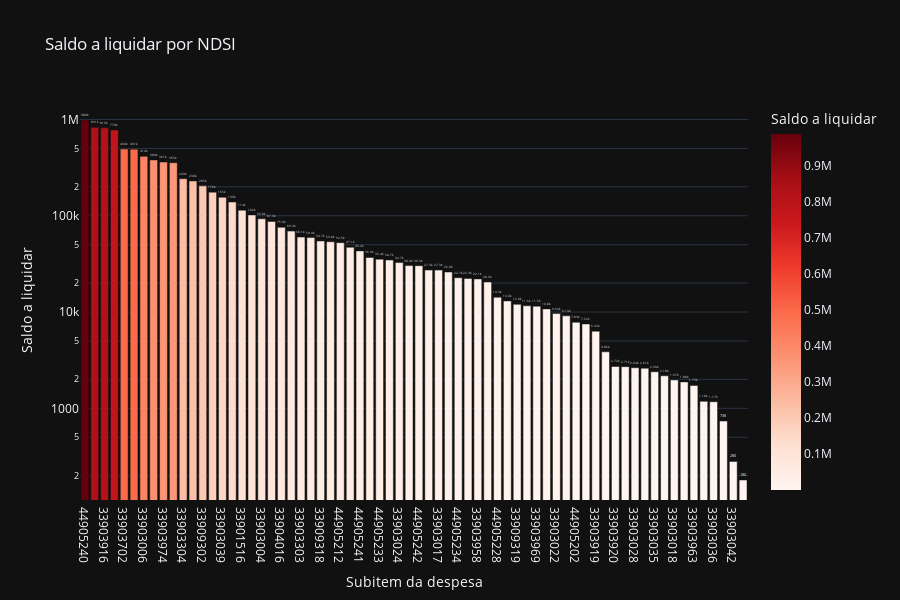

Notebook code for this chart:
### Code cell
# Saldo a liquidar por Subitem
cols = ['NDSI', 'A_LIQUIDAR']

df_aux = df.loc[:, cols].groupby('NDSI').sum().sort_values(by= 'A_LIQUIDAR', ascending=False).reset_index()
df_aux = df_aux[df_aux['A_LIQUIDAR'] > 0]
fig = px.bar(df_aux, 
             x='NDSI', 
             y='A_LIQUIDAR',
             title='Saldo a liquidar por NDSI',
             labels={'NDSI':'Subitem da despesa', 'A_LIQUIDAR':'Saldo a liquidar'},
             text_auto='.3s',
             height=600,
             log_y=True,
             color='A_LIQUIDAR',
             color_continuous_scale = 'reds',
             template='plotly_dark')
fig.update_traces(textposition = 'outside', cliponaxis = False, hovertemplate=None)
fig.update_layout(hovermode="x unified")

fig.show()

### Figure 1 — Plotly figure (JSON) as saved in the notebook; plotly's stock layout.template omitted (floating-point values rounded to 4 significant figures)
{"data": [{"alignmentgroup": "True", "cliponaxis": false, "legendgroup": "", "marker": {"color": [988100.0, 830700.0, 819200.0, 779200.0, 493700.0, 490800.0, 414000.0, 380300.0, 361300.0, 355400.0, 242570, 230000.0, 204500, 175920, 155500.0, 138800.0, 114246, 102000, 92990.0, 87320.0, 75890.0, 69270.0, 60060, 59359, 54720.0, 53760, 52550.0, 47100, 43170.0, 36900.0, 35432, 34697, 32660.0, 30360.0, 30312, 27300.0, 27270.0, 26040.0, 22740.0, 22334, 22090.0, 20498, 14260.0, 13050.0, 12020.0, 11610.0, 11500, 10783, 9642.0, 9131, 7829, 7524, 6324, 3861.0, 2720, 2706.0, 2640, 2609.0, 2395.0, 2179.0, 1971.0, 1881, 1726.0, 1182.0, 1170.0, 737.5, 280, 180], "coloraxis": "coloraxis", "pattern": {"shape": ""}}, "name": "", "offsetgroup": "", "orientation": "v", "showlegend": false, "textposition": "outside", "texttemplate": "%{y:.3s}", "type": "bar", "x": ["44905240", "33903943", "33903916", "33903309", "33903702", "33903301", "33903006", "33903947", "33903974", "33901514", "33903304", "33903007", "33909302", "33903983", "33903039", "33903917", "33901516", "33903302", "33903004", "33903950", "33904016", "33903025", "33903303", "33903914", "33909318", "44905238", "44905212", "33903023", "44905241", "33904012", "44905233", "44905208", "33903024", "33903009", "44905242", "33903946", "33903017", "33903944", "44905234", "33903012", "33903958", "44905245", "44905228", "33903630", "33909319", "44905236", "33903969", "33903050", "33903022", "44905206", "44905202", "44905210", "33903919", "33909314", "33903920", "33903010", "33903028", "33914718", "33903035", "33903011", "33903018", "44905224", "33903963", "33904722", "33903036", "33903026", "33903042", "44905204"], "xaxis": "x", "y": [988100.0, 830700.0, 819200.0, 779200.0, 493700.0, 490800.0, 414000.0, 380300.0, 361300.0, 355400.0, 242570, 230000.0, 204500, 175920, 155500.0, 138800.0, 114246, 102000, 92990.0, 87320.0, 75890.0, 69270.0, 60060, 59359, 54720.0, 53760, 52550.0, 47100, 43170.0, 36900.0, 35432, 34697, 32660.0, 30360.0, 30312, 27300.0, 27270.0, 26040.0, 22740.0, 22334, 22090.0, 20498, 14260.0, 13050.0, 12020.0, 11610.0, 11500, 10783, 9642.0, 9131, 7829, 7524, 6324, 3861.0, 2720, 2706.0, 2640, 2609.0, 2395.0, 2179.0, 1971.0, 1881, 1726.0, 1182.0, 1170.0, 737.5, 280, 180], "yaxis": "y"}], "layout": {"barmode": "relative", "coloraxis": {"colorbar": {"title": {"text": "Saldo a liquidar"}}, "colorscale": [[0, "rgb(255,245,240)"], [0.125, "rgb(254,224,210)"], [0.25, "rgb(252,187,161)"], [0.375, "rgb(252,146,114)"], [0.5, "rgb(251,106,74)"], [0.625, "rgb(239,59,44)"], [0.75, "rgb(203,24,29)"], [0.875, "rgb(165,15,21)"], [1, "rgb(103,0,13)"]]}, "height": 600, "hovermode": "x unified", "legend": {"tracegroupgap": 0}, "title": {"text": "Saldo a liquidar por NDSI"}, "xaxis": {"anchor": "y", "domain": [0, 1], "title": {"text": "Subitem da despesa"}}, "yaxis": {"anchor": "x", "domain": [0, 1], "title": {"text": "Saldo a liquidar"}, "type": "log"}}}
